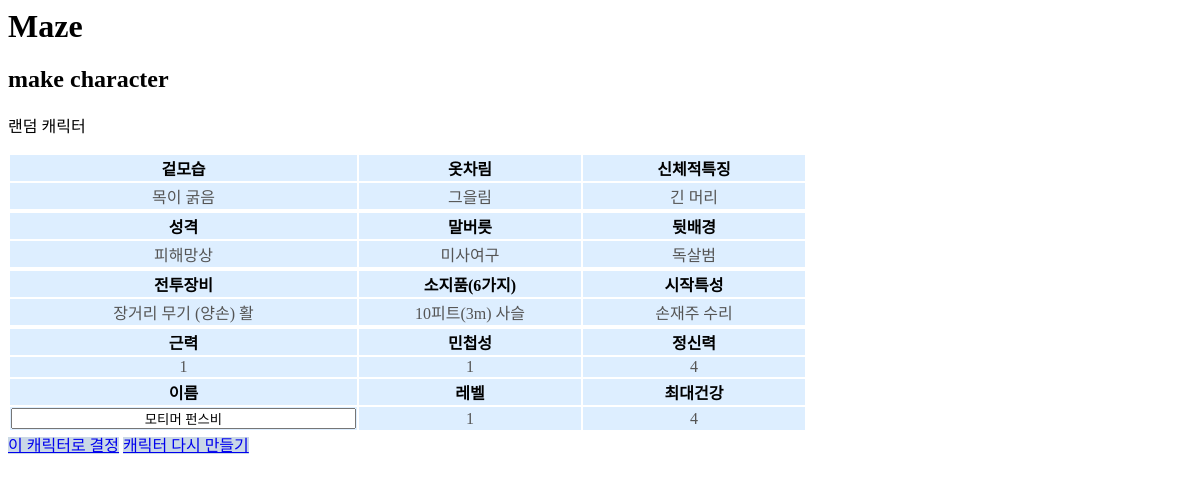
Page /make/char/ on the committed database.
### maze/models.py (models this page shows)
class Appearance(models.Model):
    word = models.CharField(max_length=40, default='')
    def __str__(self):
        return self.word

class Getsup(models.Model):
    word = models.CharField(max_length=40, default='')
    def __str__(self):
        return self.word

class BodyFeatures(models.Model):
    word = models.CharField(max_length=40, default='')
    def __str__(self):
        return self.word

class Personality(models.Model):
    personality_type = models.IntegerField(default=1)
    word = models.CharField(max_length=40, default='')
    def __str__(self):
        return self.word

class Habit(models.Model):
    word = models.CharField(max_length=40, default='')
    def __str__(self):
        return self.word

class Background(models.Model):
    word = models.CharField(max_length=40, default='')
    def __str__(self):
        return self.word

class Weapon(models.Model):
    bigword = models.CharField(max_length=40, default='')
    smallword = models.CharField(max_length=40, default='')
    def __str__(self):
        return self.bigword + " " + self.smallword

class Belongings(models.Model):
    word = models.CharField(max_length=100, default='')
    def __str__(self):
        return self.word

class Features(models.Model):
    bigword = models.CharField(max_length=40, default='')
    smallword = models.CharField(max_length=40, default='')
    def __str__(self):
        return self.bigword + " " + self.smallword

### maze/views.py (the view)
# urls.py: path('make/char/', views.make_character_by_random, name='make_char'),
def make_character_by_random(request):
    appearances = Appearance.objects.all()
    getsup = Getsup.objects.all()
    body_features = BodyFeatures.objects.all()
    personality = Personality.objects.all()
    habit = Habit.objects.all()
    background = Background.objects.all()
    features = Features.objects.all()
    weapon = Weapon.objects.all()
    belongings = Belongings.objects.all()
    firstName = FirstName.objects.all()
    lastName = LastName.objects.all()
    name = firstName[random.randint(1, firstName.count() - 1)].name + " " + \
        lastName[random.randint(1, lastName.count() - 1)].name
    data = {
        'appearance': appearances[random.randint(1, appearances.count()) - 1],
        'getsup': getsup[random.randint(1, getsup.count()) - 1],
        'body_features': body_features[random.randint(1, body_features.count()) - 1],
        'personality': personality[random.randint(1, personality.count()) - 1],
        'habit': habit[random.randint(1, habit.count()) - 1],
        'background': background[random.randint(1, background.count()) - 1],
        'weapon': weapon[random.randint(1, weapon.count()) - 1],
        'belongings': belongings[random.randint(1, belongings.count()) - 1],
        'features': features[random.randint(1, features.count()) - 1],
        'strength': random.randint(1, 6),
        'dexterity': random.randint(1, 6),
        'intelligence': random.randint(1, 6),
        'name': name,
        'level': 1,
        'max_health_point': 4
    }
    return render(request, 'maze/make_character.html', {'data': data})

### maze/templates/maze/make_character.html (shortened to what this page needs)
{% load static %}
<html>
    <head>
        <link rel="stylesheet" href="{% static 'css/maze.css' %}"></link>
    </head>
    <body>
        <div id = 'game_name'>
            <h1 class = 'a'><B>Maze</B></h1>
        </div>
        <div id = 'page_name'>
            <h2><b>make character</b></h2>
        </div>
        <div id = "make-character">
           <p>랜덤 캐릭터</p>
           <table>
                <tr>
                    <th>겉모습</th>
                    <th>옷차림</th>
                    <th>신체적특징</th>
                </tr>
                <tr>
                    <td>{{ data.appearance }}</td>
                    <td>{{ data.getsup }}</td>
                    <td>{{ data.body_features }}</td>                </tr>
                <tr>
                        <th>성격</th>
                        <th>말버릇</th>
                        <th>뒷배경</th>
                    </tr>
                    <tr>
                        <td>{{ data.personality }}</td>
                        <td>{{ data.habit }}</td>
                        <td>{{ data.background }}</td>
                </tr>
                <tr>
                    <th>전투장비</th>
                    <th>소지품(6가지)</th>
                    <th>시작특성</th>
                </tr>
                <tr>
                    <td>{{ data.weapon }}</td>
                    <td>{{ data.belongings }}</td>
                    <td>{{ data.features }}</td>
                </tr>
                <tr>
                    <th>근력</th>
                    <th>민첩성</th>
                    <th>정신력</th>
                </tr>
                <tr>
                    <td>{{ data.strength }}</td>
                    <td>{{ data.dexterity }}</td>
                    <td>{{ data.intelligence }}</td>
                </tr>
                <tr>
                        <th>이름</th>
                        <th>레벨</th>
                        <th>최대건강</th>
                    </tr>
                    <tr>
                        <td><input type="text" name="char-name" value="{{ data.name}}" maxlength=10 size=40 style="text-align:center"></input></td>
                        <td>{{ data.level }}</td>
                        <td>{{ data.max_health_point }}</td>
                    </tr>
            </table>
            <a href="{% url 'game' %}" class="button">이 캐릭터로 결정</a>
            <a href="{% url 'make_char' %}" class="button">캐릭터 다시 만들기</a>
        </div>
    </body>
</html>

### maze/static/css/maze.css (style rules this page uses)
td { text-align: center; color: #555555; width: 220; border-style: solid; border-width: 0px; border-top:0px; margin: 0px 4px 20px 4px; background-color: #ddeeff; }
th { border-style: solid; border-width: 0px; margin: 4px 4px 0px 4px; background-color: #ddeeff; }
a { background-color: #cad8e6; width: 200px; height: 30px; }

### rows in the picture
Appearance: appearance "목이 굵음"
Getsup: getsup "그을림"
BodyFeatures: body_features "긴 머리"
Personality: personality "피해망상"
Habit: habit "미사여구"
Background: background "독살범"
Weapon: weapon "장거리 무기 (양손) 활"
Belongings: belongings "10피트(3m) 사슬"
Features: features "손재주 수리"

### other values in the picture
{{ data.strength }} "1"
{{ data.dexterity }} "1"
{{ data.intelligence }} "4"
{{ data.level }} "1"
{{ data.max_health_point }} "4"
